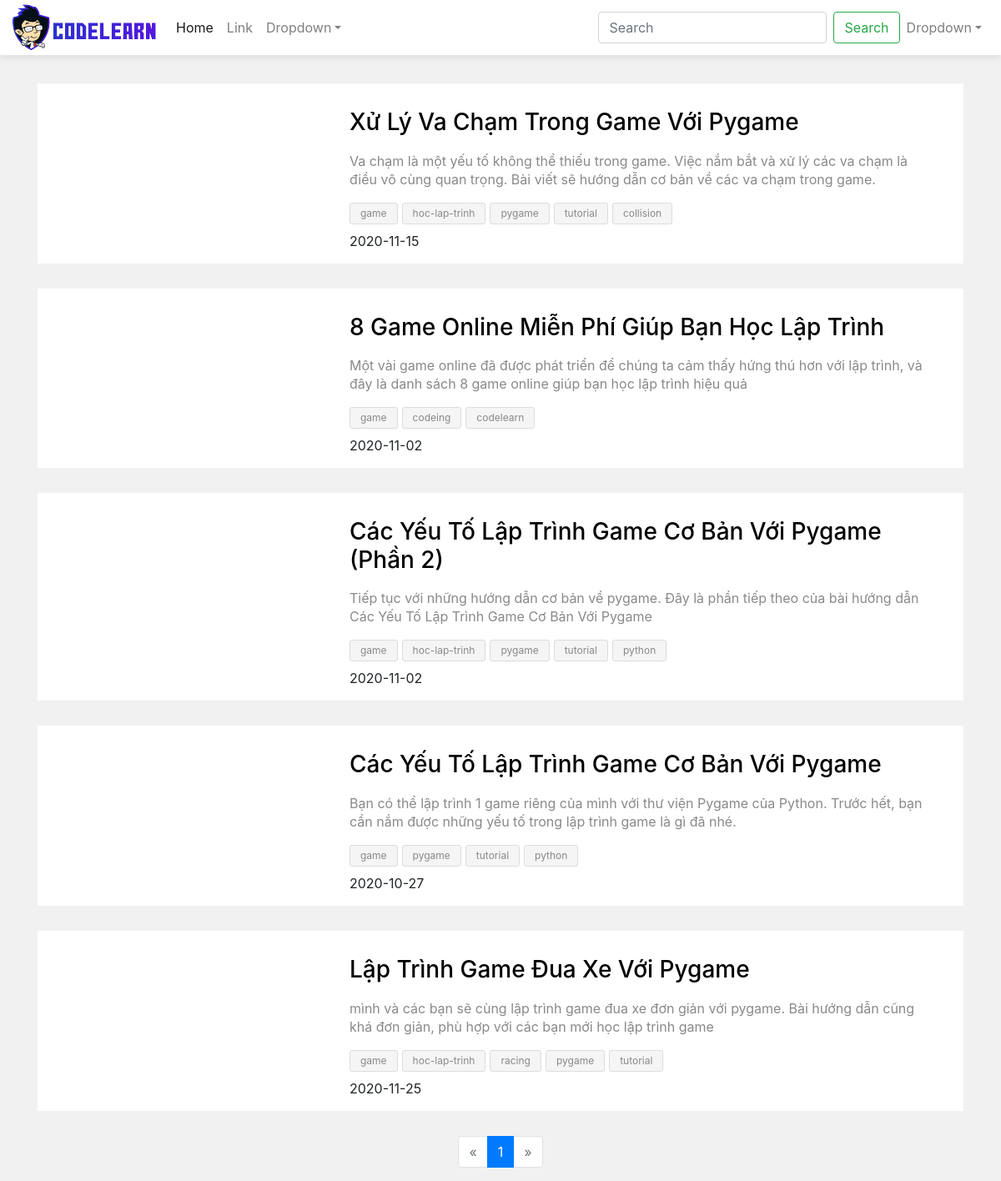
The app's page /tag/index.php?tag=game with its own data.
### tables this page shows
CREATE TABLE IF NOT EXISTS `news_tags` (
  `new_id` int NOT NULL,
  `tag_id` int NOT NULL,
  PRIMARY KEY (`new_id`,`tag_id`)
);

CREATE TABLE IF NOT EXISTS `news` (
  `id` int NOT NULL AUTO_INCREMENT,
  `img` text NOT NULL,
  `header_title` varchar(200) NOT NULL,
  `content` text NOT NULL,
  `description` text NOT NULL,
  `create_at` date NOT NULL,
  PRIMARY KEY (`id`)
);

CREATE TABLE IF NOT EXISTS `tags` (
  `id` int NOT NULL AUTO_INCREMENT,
  `name` varchar(30) NOT NULL,
  PRIMARY KEY (`id`),
  UNIQUE KEY `name` (`name`)
);

### app/models/Db.php (called while the page is built, shortened)
<?php
class Db{
    public static $connection = null;
    public function __construct()
    {
        if(!self::$connection){
            self::$connection = new mysqli(DB_HOST, DB_USER, DB_PASS, DB_NAME, DB_PORT);
            self::$connection->set_charset('utf8mb4');
        }
        return self::$connection;
    }
    public function select($mysql){
        $mysql->execute();
        $item = $mysql->get_result()->fetch_all(MYSQLI_ASSOC);
        return $item;
    }
}

### app/models/NewsModel.php (called while the page is built, shortened)
<?php
class NewsModel extends Db
{
    public function getTotalRowByTag($tag)
    {
        $sql = parent::$connection->prepare("SELECT COUNT(news.id) FROM news JOIN news_tags ON news_tags.new_id = news.id JOIN tags ON tags.id = news_tags.tag_id WHERE tags.name = ?");
        $sql->bind_param('s', $tag);
        return parent::select($sql)[0]['COUNT(news.id)'];
    }
    public function getNewsByTagPage($tag, $page, $perPage)
    {
        $start = ($page - 1) * $perPage;
        $sql = parent::$connection->prepare("SELECT * FROM `news` JOIN `news_tags` ON news_tags.new_id = news.id JOIN `tags` ON tags.id = news_tags.tag_id WHERE tags.name = ? LIMIT ?,?");
        $sql->bind_param('sii', $tag, $start, $perPage);
        return parent::select($sql);
    }
    public function getTagById($id)
    {
        $sql = parent::$connection->prepare("SELECT tags.name FROM `news` JOIN news_tags ON news_tags.new_id = news.id JOIN tags ON tags.id = news_tags.tag_id WHERE news.id=?");
        $sql->bind_param('i', $id);
        return parent::select($sql);
    }
}

### tag/index.php (the view, shortened to what this page needs)
<?php
require_once '../component/Navbar.php';
require_once '../component/Pagination.php';
require_once '../component/Tag.php';
$perPage = 6;
$page = 1;
$tag = '';
if (isset($_GET['tag'])) {
	$tag = $_GET['tag'];
}
$newModel = new NewsModel();
$newList = $newModel->getNewsByTagPage($tag, $page, $perPage);
?>
<!DOCTYPE html>
<html lang="en">
<head>
	<link rel="stylesheet" href="https://maxcdn.bootstrapcdn.com/bootstrap/4.0.0/css/bootstrap.min.css">
	<link rel="stylesheet" href="/<?php echo BASE_URL ?>/public/css/listNews.css">
	<link rel="stylesheet" href="/<?php echo BASE_URL ?>/public/css/style.css">
</head>
<body>
	<?php echo Navbar::createNavbar() ?>
	<div class="container test">
		<?php foreach ($newList as $value) { ?>
			<div class="list-items">
				<div class="item">
					<div class="row">
						<div class="col-md-4">
						</div>
						<div class="col-md-8">
							<h3 class="header-title"><a href="/<?php echo BASE_URL ?>/post/?id=<?php echo $value['id'] ?>"><?php echo $value['header_title'] ?></a></h3>
							<p class="description"><?php echo $value['description'] ?></p>
							<?php echo Tag::createTag($value['new_id']) ?>
							<div class="create-at"><?php echo $value['create_at'] ?></div>
						</div>
					</div>
				</div>
			</div>
		<?php } ?>
	</div>
	<nav aria-label="Page navigation">
		<ul class="pagination justify-content-center">
			<?php
			$link = '/' . BASE_URL . '/tag/?tag=' . $tag . '&';
			echo Pagination::createPageLinks($newModel->getTotalRowByTag($tag), $perPage, $page, $link); ?>
		</ul>
	</nav>
</body>
</html>

### component/Tag.php (shortened to what this page needs)
<?php
class Tag
{
    public static function createTag($id)
    {
        $newsModel = new NewsModel();
        $tagList = $newsModel->getTagById($id);
        $result = '<div class="row tag-list">
            <div class="col-md-12 tag-scroll">';
        foreach ($tagList as $value) {
            $result .= '<span><a href="/' . BASE_URL . '/tag/?tag='.$value['name'].'">'.$value['name'].'</a></span>';
        }
        $result .= '</div>
        </div>';
        return $result;
    }
}

### public/css/listNews.css (style rules this page uses)
body { background-color: #f1f1f1; }
.list-items { background-color: #fff; }
.list-items .item { margin-bottom: 30px; padding: 15px 44px 15px 13px; border-radius: 3px; }

### public/css/style.css (style rules this page uses)
body { background-color: #f1f1f1; }
.tag-list span a { padding: 5px 12px; font-size: 12px; line-height: 14px; display: block; color: #898989; text-decoration: none; background-color: transparent; }
.tag-list span { display: inline-block; margin-bottom: 5px; margin-right: 5px; border: 1px solid #dcdcdc; border-radius: 3px; background: #f5f5f5; transition: all 300ms; }
.tag-list .tag-scroll { white-space: nowrap; margin-bottom: 3px; overflow-x: hidden; overflow-y: hidden; padding-left: 0; margin-left: 15px; }
.test { margin-top: 100px; }

### tag/index.php (style rules this page uses)
.header-title a, .header-title a:hover { color: black; text-decoration: none; }
.header-title { margin: 15px 0 18px 0; }
.description { color: #898989; font-size: 16px; line-height: 22px; }

### records on screen
news_tags: new.header_title "Xử Lý Va Chạm Trong Game Với Pygame", new.description "Va chạm là một yếu tố không thể thiếu trong game. Việc nắm bắt và xử lý các va chạm là điều vô cùng quan trọng. Bài viết sẽ hướng dẫn cơ bản về các va chạm trong game.", new.create_at "2020-11-15"
tags: name "game"
tags: name "hoc-lap-trinh"
tags: name "pygame"
tags: name "tutorial"
tags: name "collision"
news_tags: new.header_title "8 Game Online Miễn Phí Giúp Bạn Học Lập Trình", new.description "Một vài game online đã được phát triển để chúng ta cảm thấy hứng thú hơn với lập trình, và đây là danh sách 8 game online giúp bạn học lập trình hiệu quả", new.create_at "2020-11-02"
tags: name "codeing"
tags: name "codelearn"
news_tags: new.header_title "Các Yếu Tố Lập Trình Game Cơ Bản Với Pygame (Phần 2)", new.description "Tiếp tục với những hướng dẫn cơ bản về pygame. Đây là phần tiếp theo của bài hướng dẫn Các Yếu Tố Lập Trình Game Cơ Bản Với Pygame", new.create_at "2020-11-02"
tags: name "python"
news_tags: new.header_title "Các Yếu Tố Lập Trình Game Cơ Bản Với Pygame", new.description "Bạn có thể lập trình 1 game riêng của mình với thư viện Pygame của Python. Trước hết, bạn cần nắm được những yếu tố trong lập trình game là gì đã nhé.", new.create_at "2020-10-27"
news_tags: new.header_title "Lập Trình Game Đua Xe Với Pygame", new.description "mình và các bạn sẽ cùng lập trình game đua xe đơn giản với pygame. Bài hướng dẫn cũng khá đơn giản, phù hợp với các bạn mới học lập trình game", new.create_at "2020-11-25"
tags: name "racing"
